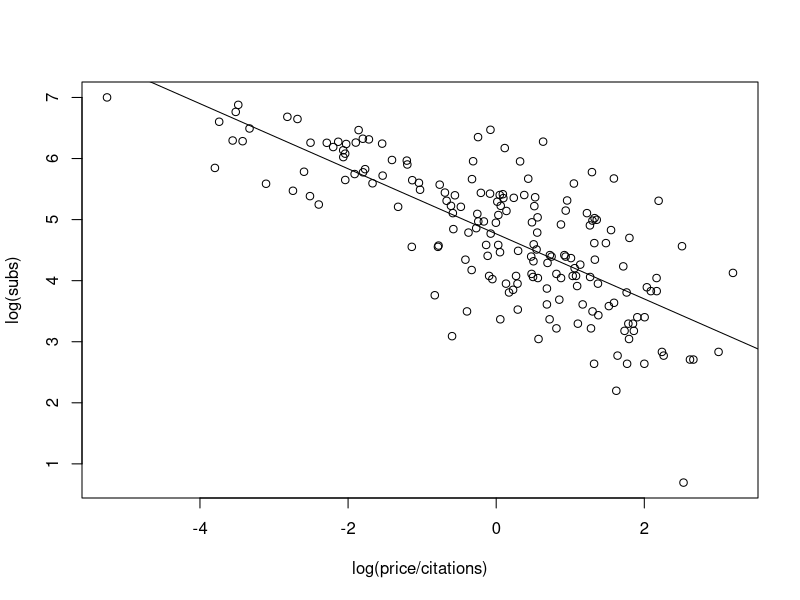

R code for this plot:
## ---- chunk 1
# install the package AER. 
# If you have already installed the package, write {r, eval = FALSE} instead of {r}
install.packages("AER")
## ---- chunk 2
# load the AER package
library(AER)
## ---- chunk 3
# demand for economic journals and their price
data("Journals", package = "AER")
## ---- chunk 4
# plot and linear regression 
plot(log(subs) ~ log(price/citations), data = Journals)
j_lm <- lm(log(subs) ~ log(price/citations), data = Journals)
abline(j_lm)
## ---- chunk 5
# summary
summary(j_lm)
